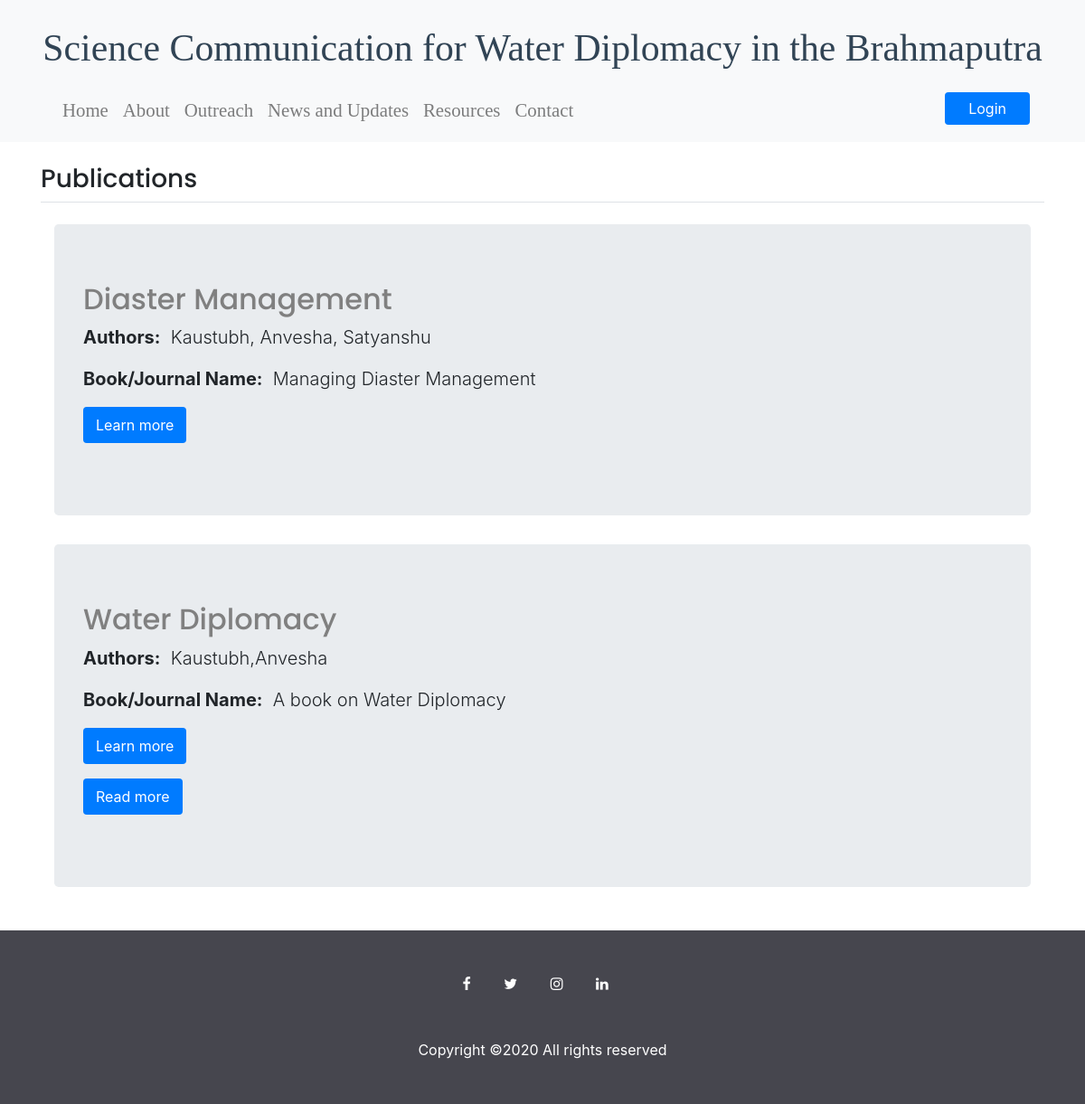
The page /publication/ on the database as committed earlier.
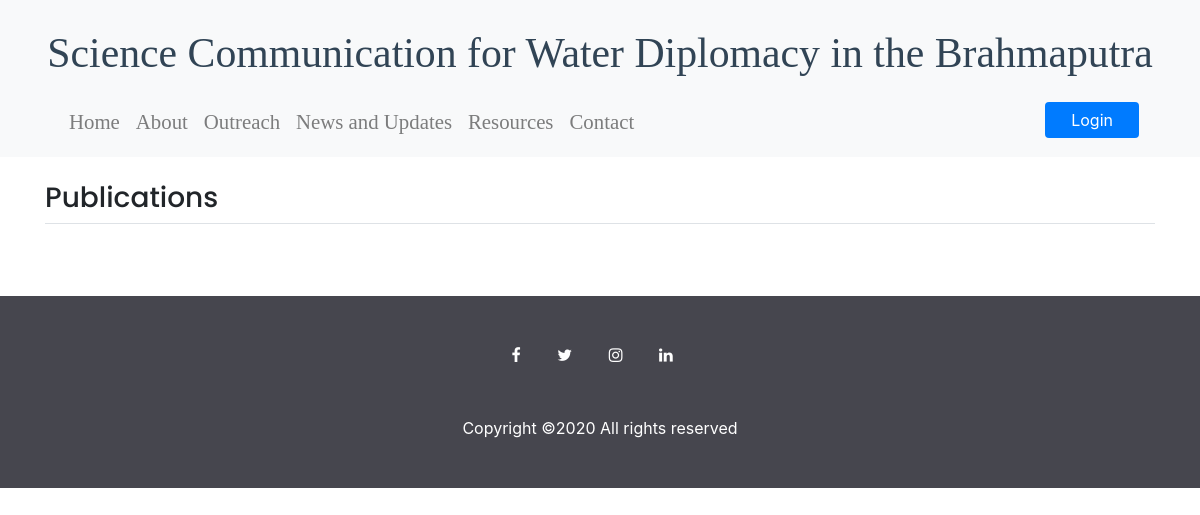
The same page on the database as committed later.
### publication/models.py (models this page shows, shortened)
class publication(models.Model):
	authors = models.CharField(max_length=1200)
	title = models.CharField(max_length=1000)
	name = models.CharField(max_length=700)
	pdf = models.FileField(upload_to='files/',blank=True)
	link = models.CharField(max_length=500,blank=True)
	has_pdf = models.BooleanField(default=False)

### publication/views.py (the view)
# urls.py: path('',views.publicationss,name='publication'),
def publicationss(request):
	Publication = publication.objects
	return render(request, 'publication/publication.html',{'Publication':Publication})

### publication/templates/publication/publication.html (shortened to what this page needs)
{% extends 'base.html' %}
{% block ccd %}
	<div id="marine-content-inner">
		<section id="main-content">
			<div class="container">
				<div class="page-heading style3 wrapper border-bottom">
					<div class="row">
						<div class="col-lg-6 col-md-6 col-sm-6">
							<br><h3>Publications</h3>
						</div>
						<div class="col-lg-6 col-md-6 col-sm-6">
						</div>
					</div>
				</div>
				<div class="container">
					<br>
					{% for publication in Publication.all %}
					<div class="jumbotron">
						<h2 class="display-5" style= "color:Grey">{{publication.title}}</h2>
						<p class="lead"><b><b>Authors:</b></b>&nbsp;&nbsp;{{publication.authors}}</p>
						<p class="lead"><b><b>Book/Journal Name:</b></b>&nbsp;&nbsp;{{publication.name}}</p>
						<p class="lead">
						  <a class="btn btn-primary" href="{{publication.link}}" target="_blank" role="button">Learn more</a>
						</p>
						{% if publication.has_pdf == True %}
						<p class="lead">
							<a class="btn btn-primary" href="{{publication.pdf.url}}" target="_blank" role="button">Read more</a>
						  </p>
						  {%endif%}
					  </div>
					{%endfor%}
				</div>
			</div>
		</section>
	</div>
{% endblock %}

### dupc/templates/base.html (shortened to what this page needs)
<!DOCTYPE html>
<html lang="en" style="overflow-x: hidden; ">
{%load static %}
  <head>
    <link rel="stylesheet" href="{% static "/fonts/icomoon/style.css" %}">
    <link rel="stylesheet" href="{% static "/css/bootstrap.min.css" %}">
    <link rel="stylesheet" href="{%static "/css/magnific-popup.css"%}">
    <link rel="stylesheet" href="{%static "/css/jquery-ui.css"%}">
    <link rel="stylesheet" href="{% static "/css/owl.carousel.min.css"%}">
    <link rel="stylesheet" href="{% static "/css/owl.theme.default.min.css"%}">
    <link rel="stylesheet" href="{%static "/css/bootstrap-datepicker.css"%}">
    <link rel="stylesheet" href="{%static "/fonts/flaticon/font/flaticon.css"%}">
    <link rel="stylesheet" href="https://cdn.jsdelivr.net/npm/mediaelement@4.2.7/build/mediaelementplayer.min.css">
    <link rel="stylesheet" href="{%static "/css/aos.css" %}">
    <link rel="stylesheet" href="{% static "/css/style.css" %}">
    <link rel="stylesheet" href="{% static "/css/custom.css" %}">
  </head>
  <body>
  <div class="site-wrap">
    <header class="site-navbar  position-relative py-1 bg-light">
    <br>
    <div class = "container" align='center'>
        <h1 style="font-family: 'Times New Roman', Times, serif; color:#314455;font-size: 261%;">Science Communication for Water Diplomacy in the Brahmaputra</h1>
    </div>
  <div class = "container">
  <nav class="navbar navbar-expand-lg navbar-light bg-light ">
  <div class="collapse navbar-collapse" id="navbarTogglerDemo01">
    <ul class="navbar-nav mr-auto mt-2 mt-lg-1 " style="font-size: 130%;font-family: 'Times New Roman', Times, serif;">
      <li class="nav-item">
        <a class="nav-link" href="{%url 'mainsite:homepage'%}">Home <span class="sr-only">(current)</span></a>
      </li>
       <li class="nav-item dropdown">
        <a class="nav-link " href="#" id="navbarDropdown" role="button" data-toggle="dropdown" aria-haspopup="true" aria-expanded="false">
          About
        </a>
      </li>
      <li class="nav-item">
        <a class="nav-link" href="{%url 'outreach:outreach'%}">Outreach</a>
      </li>
      <li class="nav-item">
        <a class="nav-link" href="{%url 'news:news'%}">News and Updates</a>
      </li>
      <li class="nav-item dropdown">
        <a class="nav-link" href="#" id="navbarDropdown2" role="button" data-toggle="dropdown" aria-haspopup="true" aria-expanded="false">Resources</a>
      </li>
      <li class="nav-item ">
        <a class="nav-link" href="{%url 'mainsite:contact'%}">Contact</a>
      </li>
    </ul>
     {% if user.is_authenticated %}
      <p class="mb-0"><a href="{% url 'account:logoutpage' %}" class="btn btn-primary py-1 px-4 text-white">Logout</a></p>
      {%else%}
      <p class="mb-0"><a href="{% url 'account:loginpage' %}" class="btn btn-primary py-1 px-4 text-white">Login</a></p>
      {%endif%}
  </div>
</nav>
</div>
</header>
    {%block ccd%}{%endblock%}
      <div class="container-fluid" style="background-color: #46464E;">
        <div class="row pt-5 mt-5 text-center">
          <div class="col-md-12">
            <div class="mb-5">
              <a href="#" class="pl-0 pr-3"><span class="icon-facebook" style="color: #fff;"></span></a>
              <a href="#" class="pl-3 pr-3"><span class="icon-twitter" style="color: #fff;"></span></a>
              <a href="#" class="pl-3 pr-3"><span class="icon-instagram" style="color: #fff;"></span></a>
              <a href="#" class="pl-3 pr-3"><span class="icon-linkedin" style="color: #fff;"></span></a>
            </div>
            <font color="#fff">Copyright &copy;<script>document.write(new Date().getFullYear());</script> All rights reserved </font>
            <br><br><br>
          </div>
        </div>
      </div>
  </div>
 <link rel="stylesheet" href="https://stackpath.bootstrapcdn.com/bootstrap/4.4.1/css/bootstrap.min.css">
  </body>
</html>

### static/css/style.css (style rules this page uses)
body { line-height: 1.7; color: #4d4d4d; font-weight: 300; font-size: 1rem; }
a { -webkit-transition: .3s all ease; -o-transition: .3s all ease; transition: .3s all ease; }
h1, h2, h3, h4, h5, .h1, .h2, .h3, .h4, .h5 { font-family: "Poppins", -apple-system, BlinkMacSystemFont, "Segoe UI", Roboto, "Helvetica Neue", Arial, sans-serif, "Apple Color Emoji", "Segoe UI Emoji", "Segoe UI Symbol", "Noto Color Emoji"; }
.site-wrap:before { -webkit-transition: .3s all ease-in-out; -o-transition: .3s all ease-in-out; transition: .3s all ease-in-out; background: rgba(0, 0, 0, 0.6); content: ""; position: absolute; z-index: 2000; top: 0; left: 0; right: 0; bottom: 0; opacity: 0; visibility: hidden; }
.btn { border-radius: 0; }
.btn.btn-primary { border: 2px solid transparent; }
.site-navbar { margin-bottom: 0px; z-index: 1999; position: relative; }
.bg-light { background: #ccc; }

Rows that differ between the two databases and show on the page:
removed publication: title "Diaster Management", authors "Kaustubh, Anvesha, Satyanshu", name "Managing Diaster Management"
removed publication: title "Water Diplomacy", authors "Kaustubh,Anvesha", name "A book on Water Diplomacy"
